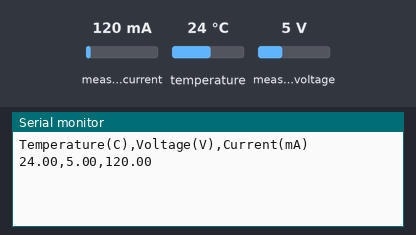
Recording of a sketch running on a simulated Arduino Uno, built with avr-gcc and run on an emulated ATmega328P. Shown: the last lines printed to the serial monitor. The inputs (shaded band) are chosen by the test bench; at power-on: measured current 120 mA, temperature 24 °C, measured voltage 5 V.

Above: at 1.5 s.
1.6 s: measured current set to 40 mA
At 3.1 s:
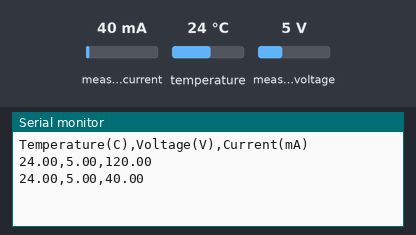
3.7 s: temperature set to 12 °C
At 5.5 s:
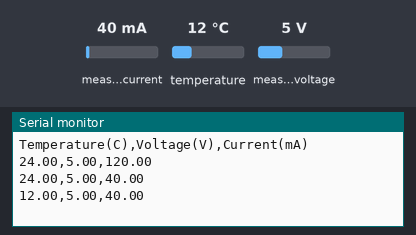
5.8 s: measured voltage set to 0.3 V
At 7.1 s:
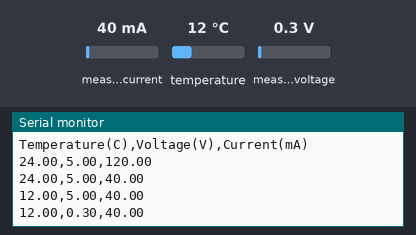
7.9 s: temperature set to 19 °C
At 8.5 s:
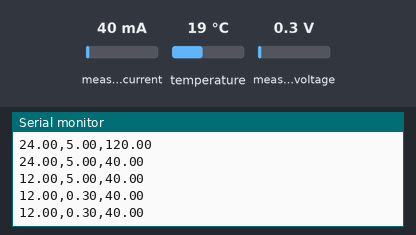
10.0 s: measured current set to 500 mA
At 12.5 s:
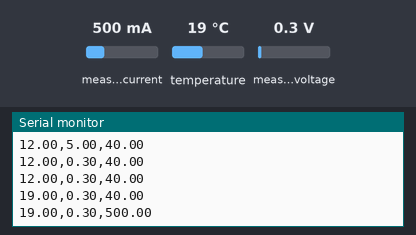
Timing chart, 0 to 13.1 s (numbered marks = the images above; inputs shaded):
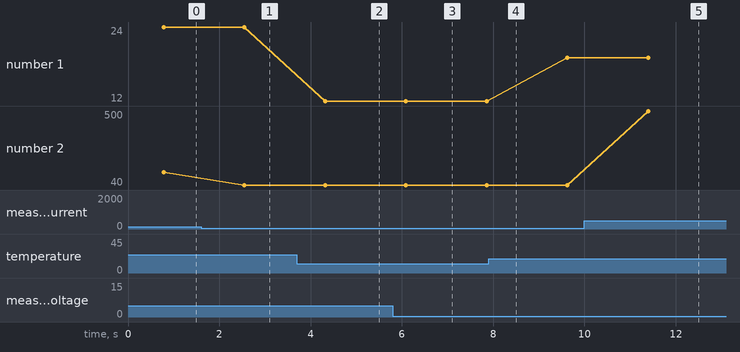

The sketch:

arduino_code.ino
```cpp
#include <Wire.h>
#include <Adafruit_INA219.h>
#include <OneWire.h>
#include <DallasTemperature.h>

//Pin Definitions
#define ONE_WIRE_BUS 2   // DS18B20 data pin

//Sensor Objects
OneWire oneWire(ONE_WIRE_BUS);
DallasTemperature tempSensor(&oneWire);
Adafruit_INA219 ina219;

//Variables
float temperatureC;
float voltage;
float current;

void setup() {
  Serial.begin(9600);
  Wire.begin();

  tempSensor.begin();

  if (!ina219.begin()) {
    Serial.println("INA219 not detected!");
    while (1);
  }

  Serial.println("Temperature(C),Voltage(V),Current(mA)");
}

void loop() {
  // Read temperature
  tempSensor.requestTemperatures();
  temperatureC = tempSensor.getTempCByIndex(0);

  // Read voltage & current
  voltage = ina219.getBusVoltage_V();
  current = ina219.getCurrent_mA();

  // Send CSV-formatted data
  Serial.print(temperatureC);
  Serial.print(",");
  Serial.print(voltage);
  Serial.print(",");
  Serial.println(current);

  delay(1000);
}
```

Measured:
- after the input at 1.6 s, the serial monitor: prints a new line after 0.95 s (image 1)
- after the input at 3.7 s, the serial monitor: prints a new line after 0.62 s (image 2)
- after the input at 5.8 s, the serial monitor: prints a new line after 0.29 s (image 3)
- after the input at 10.0 s, the serial monitor: prints a new line after 1.4 s (image 5)
- plotted number 1: 24 → 12 after the input at 3.7 s, 12 → 19 after the input at 7.9 s
- plotted number 2: 120 → 40 after the input at 1.6 s, 40 → 500 after the input at 10.0 s
